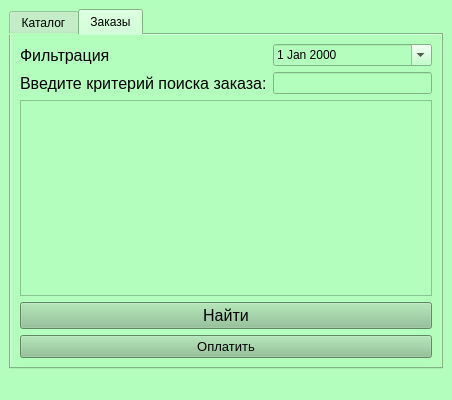
<?xml version="1.0" encoding="UTF-8"?>
<ui version="4.0">
 <class>MainWindow</class>
 <widget class="QMainWindow" name="MainWindow">
  <property name="geometry">
   <rect>
    <x>0</x>
    <y>0</y>
    <width>452</width>
    <height>400</height>
   </rect>
  </property>
  <property name="sizePolicy">
   <sizepolicy hsizetype="Minimum" vsizetype="Minimum">
    <horstretch>0</horstretch>
    <verstretch>0</verstretch>
   </sizepolicy>
  </property>
  <property name="minimumSize">
   <size>
    <width>300</width>
    <height>400</height>
   </size>
  </property>
  <property name="windowTitle">
   <string>MainWindow</string>
  </property>
  <property name="styleSheet">
   <string notr="true">background-color: rgb(179, 254, 188);
color: rgb(0, 0, 0);</string>
  </property>
  <widget class="QWidget" name="centralwidget">
   <layout class="QVBoxLayout" name="verticalLayout">
    <item>
     <widget class="QTabWidget" name="tabWidget">
      <property name="currentIndex">
       <number>1</number>
      </property>
      <widget class="QWidget" name="tab_4">
       <attribute name="title">
        <string>Каталог</string>
       </attribute>
       <layout class="QVBoxLayout" name="verticalLayout_9">
        <item>
         <layout class="QVBoxLayout" name="verticalLayout_8">
          <item>
           <layout class="QFormLayout" name="formLayout_3">
            <item row="0" column="0">
             <widget class="QLabel" name="Label_filter_fl">
              <property name="font">
               <font>
                <pointsize>12</pointsize>
               </font>
              </property>
              <property name="text">
               <string>Фильтрация</string>
              </property>
             </widget>
            </item>
            <item row="1" column="0">
             <widget class="QLabel" name="label_fl">
              <property name="font">
               <font>
                <pointsize>12</pointsize>
               </font>
              </property>
              <property name="text">
               <string>Введите критерий поиска:</string>
              </property>
             </widget>
            </item>
            <item row="1" column="1">
             <widget class="QLineEdit" name="lineEdit_flo"/>
            </item>
           </layout>
          </item>
          <item>
           <widget class="QTableView" name="tableView_flowers"/>
          </item>
          <item>
           <widget class="QPushButton" name="pushButton_find_fl">
            <property name="font">
             <font>
              <pointsize>12</pointsize>
             </font>
            </property>
            <property name="styleSheet">
             <string notr="true">background-color: rgb(136, 192, 142);</string>
            </property>
            <property name="text">
             <string>Найти</string>
            </property>
           </widget>
          </item>
          <item>
           <layout class="QHBoxLayout" name="horizontalLayout_3">
            <item>
             <widget class="QPushButton" name="pushButton_add_fl">
              <property name="font">
               <font>
                <pointsize>10</pointsize>
               </font>
              </property>
              <property name="styleSheet">
               <string notr="true">background-color: rgb(136, 192, 142);</string>
              </property>
              <property name="text">
               <string>Добавить заказ</string>
              </property>
             </widget>
            </item>
           </layout>
          </item>
         </layout>
        </item>
       </layout>
      </widget>
      <widget class="QWidget" name="tab_2">
       <attribute name="title">
        <string>Заказы</string>
       </attribute>
       <layout class="QVBoxLayout" name="verticalLayout_5">
        <item>
         <layout class="QVBoxLayout" name="verticalLayout_4">
          <item>
           <layout class="QFormLayout" name="formLayout_2">
            <item row="0" column="0">
             <widget class="QLabel" name="Label_filter_ord">
              <property name="font">
               <font>
                <pointsize>12</pointsize>
               </font>
              </property>
              <property name="text">
               <string>Фильтрация</string>
              </property>
             </widget>
            </item>
            <item row="1" column="0">
             <widget class="QLabel" name="label_fio_ord">
              <property name="font">
               <font>
                <pointsize>12</pointsize>
               </font>
              </property>
              <property name="text">
               <string>Введите критерий поиска заказа:</string>
              </property>
             </widget>
            </item>
            <item row="1" column="1">
             <widget class="QLineEdit" name="lineEdit_fio_ord"/>
            </item>
            <item row="0" column="1">
             <widget class="QDateEdit" name="dateEdit_fl">
              <property name="calendarPopup">
               <bool>true</bool>
              </property>
             </widget>
            </item>
           </layout>
          </item>
          <item>
           <widget class="QTableView" name="tableView_2"/>
          </item>
          <item>
           <widget class="QPushButton" name="pushButton_find_ord">
            <property name="font">
             <font>
              <pointsize>12</pointsize>
             </font>
            </property>
            <property name="styleSheet">
             <string notr="true">background-color: rgb(136, 192, 142);</string>
            </property>
            <property name="text">
             <string>Найти</string>
            </property>
           </widget>
          </item>
          <item>
           <layout class="QHBoxLayout" name="horizontalLayout_2">
            <item>
             <widget class="QPushButton" name="pushButton_pay_ord">
              <property name="font">
               <font>
                <pointsize>10</pointsize>
               </font>
              </property>
              <property name="styleSheet">
               <string notr="true">background-color: rgb(136, 192, 142);</string>
              </property>
              <property name="text">
               <string>Оплатить</string>
              </property>
             </widget>
            </item>
           </layout>
          </item>
         </layout>
        </item>
       </layout>
      </widget>
     </widget>
    </item>
   </layout>
  </widget>
  <widget class="QMenuBar" name="menubar">
   <property name="geometry">
    <rect>
     <x>0</x>
     <y>0</y>
     <width>452</width>
     <height>18</height>
    </rect>
   </property>
  </widget>
  <widget class="QStatusBar" name="statusbar"/>
 </widget>
 <resources/>
 <connections/>
</ui>
